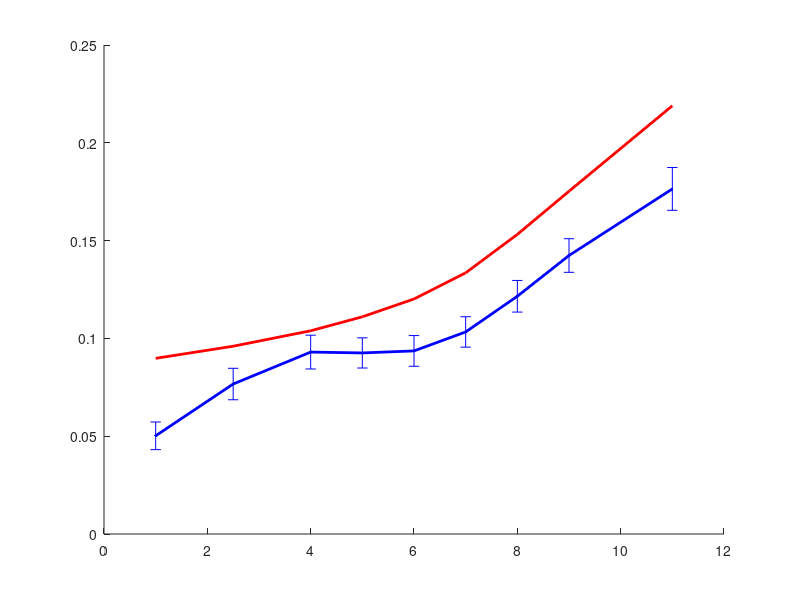

Reproduce this figure in MATLAB. (Note: this script raises an error after producing the figure.)



%% Figure 4a
clc
clear all
close all

% load
load('./data/figure4A_LaminarProfile_PI_and_minusMatrix.mat');

% set parameters
NumLayers = 6;
LineWidth = 2;

% figure 2D
yData = young.data;
eData = elder.data;
eData = eData([1:3 5:end],:);

figure('Color',[1 1 1],'Position',[0 0 600 400],'Units','pixels');
hold on;
plot([1 2.5 4:9 11],mean(yData),'b-','linewidth',LineWidth);
plot([1 2.5 4:9 11],mean(eData),'r-','linewidth',LineWidth);
errorbar([1 2.5 4:9 11],mean(yData),std(yData)/sqrt(size(yData,1)),'b.','linewidth',LineWidth);
errorbar([1 2.5 4:9 11],mean(eData),std(eData)/sqrt(size(eData,1)),'r.','linewidth',LineWidth);
set(gca,'xlim',[0 12],'xTick',[1 2.5 3.5 9.5 11],'XTickLabels',{'WMd','WMs','1.0','0','pia'},'FontSize',16);
set(gca,'ylim',[0 0.4],'yTick',[0:0.1:0.5],'yTickLabels',[0:0.1:0.5],'FontSize',16);
xlabel(['relative cortical depth'],'FontSize',16);
ylabel(['PI-volume'],'FontSize',16);
title('Laminar profile of volumetric pulsatility index','FontSize',16);
box on



%% figure 4b
clc
clear all
close all

% load
load('./data/figure4B_RI.mat');

% set parameters
NumLayers = 6;
LineWidth = 2;

% figure
yData = young;
eData = elder([1:3 5:end],:);
figure('Color',[1 1 1],'Position',[0 0 600 400],'Units','pixels');
hold on;
plot([1 2.5 4:9 11],mean(yData),'b-','linewidth',LineWidth);
plot([1 2.5 4:9 11],mean(eData),'r-','linewidth',LineWidth);
errorbar([1 2.5 4:9 11],mean(yData),std(yData)/sqrt(size(yData,1)),'b.','linewidth',LineWidth);
errorbar([1 2.5 4:9 11],mean(eData),std(eData)/sqrt(size(eData,1)),'r.','linewidth',LineWidth);
plot([0 12],[1 1],'k:','linewidth',LineWidth);
set(gca,'xlim',[0 12],'xTick',[1 2.5 3.5 9.5 11],'XTickLabels',{'WMd','WMs','1.0','0','CSF'},'FontSize',16);
set(gca,'ylim',[0 6],'yTick',[0:2:6],'yTickLabels',[0:2:6],'FontSize',16);
xlabel(['relative cortical depth'],'FontSize',16);
ylabel(['Reliability index'],'FontSize',16);
title('Laminar profile of reliability index','FontSize',16);
box on




%% figure 4c
% I draw it by Hiplot ("https://hiplot.cn/")
% data is in "./data/figure4C_MSE_4groups.csv"






